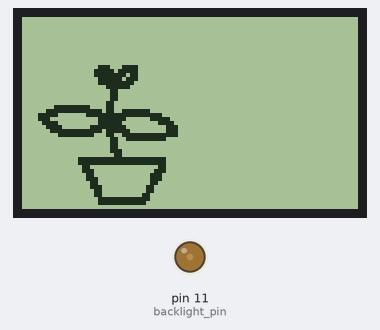
Bench run of a sketch on a simulated Arduino Uno, built with avr-gcc and run on an emulated ATmega328P. On the bench: 84×48 one-colour display, output pins drawn as LEDs (lit = HIGH).

Above: at 0.2 s.

The sketch:

nokialcd.ino
```cpp
#include "U8glib.h"

#define backlight_pin 11


U8GLIB_PCD8544 u8g(8, 4, 7, 5, 6);  // CLK=8, DIN=4, CE=7, DC=5, RST=6

const uint8_t L100C[] PROGMEM = {
0x00, 0x00, 0x00, 0x00, 0x00, 0x00, 0x00, 0x00, 0x00, 0x00, 0x00, 0x00, 0x00, 0x00, 0x00, 0x00,
0x00, 0x00, 0x00, 0x00, 0x00, 0x00, 0x00, 0x00, 0x00, 0x00, 0x00, 0x00, 0x00, 0x00, 0x00, 0x00,
0x07, 0xC0, 0x00, 0x00, 0x00, 0x00, 0x0F, 0xE0, 0x00, 0x00, 0x00, 0x00, 0x0C, 0xE3, 0xF0, 0x00,
0x00, 0x00, 0x0E, 0x7F, 0xF8, 0x00, 0x00, 0x00, 0x06, 0x3E, 0x38, 0x00, 0x00, 0x00, 0x07, 0x38,
0x30, 0x00, 0x00, 0x00, 0x03, 0xF9, 0xF0, 0x00, 0x00, 0x00, 0x1F, 0xFF, 0xE0, 0x00, 0x00, 0x00,
0x3F, 0xFF, 0xC0, 0x00, 0x00, 0x00, 0x70, 0xFC, 0xF0, 0x00, 0x00, 0x00, 0x61, 0xFC, 0x30, 0x00,
0x00, 0x00, 0x7F, 0x9C, 0x18, 0x00, 0x00, 0x00, 0x3F, 0x8F, 0x18, 0x00, 0x00, 0x00, 0x03, 0x8F,
0xF8, 0x00, 0x00, 0x00, 0x03, 0x19, 0xF8, 0x00, 0x00, 0x00, 0x03, 0x18, 0x00, 0x00, 0x00, 0x00,
0x03, 0xB8, 0x00, 0x00, 0x00, 0xFF, 0xC7, 0xF0, 0x00, 0x00, 0x03, 0xFF, 0xF6, 0xFF, 0x00, 0x00,
0x0F, 0x80, 0x7F, 0xFF, 0xE0, 0x00, 0x0E, 0x00, 0x1F, 0xC0, 0xF8, 0x00, 0x07, 0x80, 0x1F, 0x80,
0x3C, 0x00, 0x03, 0xC0, 0x7F, 0xC0, 0x0E, 0x00, 0x00, 0xFF, 0xF7, 0xE0, 0x0E, 0x00, 0x00, 0x7F,
0xC6, 0x7F, 0xFE, 0x00, 0x00, 0x00, 0x03, 0x1F, 0xF0, 0x00, 0x00, 0x00, 0x03, 0x00, 0x00, 0x00,
0x00, 0x00, 0x03, 0x00, 0x00, 0x00, 0x00, 0x00, 0x03, 0x80, 0x00, 0x00, 0x00, 0x00, 0x01, 0x80,
0x00, 0x00, 0x00, 0x03, 0xFF, 0xFF, 0xF0, 0x00, 0x00, 0x03, 0xFF, 0xFF, 0xF8, 0x00, 0x00, 0x01,
0x80, 0x00, 0x30, 0x00, 0x00, 0x01, 0xC0, 0x00, 0x70, 0x00, 0x00, 0x00, 0xC0, 0x00, 0xE0, 0x00,
0x00, 0x00, 0xE0, 0x00, 0xE0, 0x00, 0x00, 0x00, 0x60, 0x00, 0xC0, 0x00, 0x00, 0x00, 0x70, 0x01,
0x80, 0x00, 0x00, 0x00, 0x30, 0x01, 0x80, 0x00, 0x00, 0x00, 0x38, 0x03, 0x80, 0x00, 0x00, 0x00,
0x1F, 0xFF, 0x00, 0x00, 0x00, 0x00, 0x1F, 0xFF, 0x00, 0x00, 0x00, 0x00, 0x00, 0x00, 0x00, 0x00,
0x00, 0x00, 0x00, 0x00, 0x00, 0x00, 0x00, 0x00, 0x00, 0x00, 0x00, 0x00, 0x02, 0x03, 0x00, 0x03,
0x00, 0x00, 0x00, 0x00, 0x00, 0x00, 0x01, 0x02,
};

const uint8_t L0C[] PROGMEM = {
  0x00, 0x00, 0x00, 0x00, 0x00, 0x00, 0x00, 0x00, 0x00, 0x00, 0x00, 0x00, 0x00, 0x00, 0x00, 0x00,
0x00, 0x00, 0x00, 0x00, 0x00, 0x00, 0x00, 0x00, 0x00, 0x00, 0x00, 0x00, 0x00, 0x00, 0x00, 0x00,
0x00, 0x00, 0x00, 0x00, 0x00, 0x00, 0x00, 0x00, 0x00, 0x00, 0x00, 0x00, 0x00, 0x00, 0x00, 0x00,
0x00, 0x00, 0x00, 0x00, 0x00, 0x00, 0x00, 0x00, 0x00, 0x00, 0x00, 0x00, 0x00, 0x00, 0x00, 0x00,
0x00, 0x00, 0x00, 0x00, 0x00, 0x00, 0x00, 0x00, 0x00, 0x00, 0x00, 0x00, 0x00, 0x00, 0x00, 0x00,
0x00, 0x00, 0x00, 0x00, 0x00, 0x00, 0x00, 0x00, 0x00, 0x00, 0x00, 0x00, 0x00, 0x00, 0x00, 0x00,
0x00, 0x00, 0x00, 0x00, 0x00, 0x00, 0x00, 0x00, 0x00, 0x00, 0x00, 0x00, 0x00, 0x00, 0x00, 0x00,
0x00, 0x00, 0x00, 0x00, 0x00, 0x00, 0x00, 0x00, 0x00, 0x00, 0x00, 0x00, 0x00, 0x00, 0x00, 0x00,
0x00, 0x00, 0x00, 0x00, 0x00, 0x00, 0x00, 0x00, 0x00, 0x00, 0x00, 0x00, 0x00, 0x00, 0x00, 0x00,
0x00, 0x00, 0x00, 0x00, 0x00, 0x00, 0x00, 0x00, 0x00, 0x00, 0x00, 0x00, 0x00, 0x00, 0x00, 0x00,
0x00, 0x00, 0x00, 0x00, 0x00, 0x00, 0x00, 0x00, 0x00, 0x00, 0x00, 0x00, 0x00, 0x00, 0x00, 0x00,
0x00, 0x00, 0x00, 0x00, 0x00, 0x00, 0x00, 0x00, 0x00, 0x00, 0x00, 0x00, 0x00, 0x00, 0x00, 0x00,
0x00, 0x00, 0x00, 0x38, 0x00, 0x00, 0x00, 0x00, 0x03, 0xF8, 0x00, 0x00, 0x00, 0x00, 0x03, 0xF8,
0x00, 0x00, 0x00, 0x03, 0xFF, 0xFF, 0xF0, 0x00, 0x00, 0x03, 0xFF, 0xFF, 0xF0, 0x00, 0x00, 0x01,
0x80, 0x00, 0x70, 0x00, 0x00, 0x01, 0xC0, 0x00, 0x60, 0x00, 0x00, 0x00, 0xC0, 0x00, 0xE0, 0x00,
0x00, 0x00, 0xE0, 0x00, 0xC0, 0x00, 0x00, 0x00, 0x60, 0x01, 0xC0, 0x00, 0x00, 0x00, 0x70, 0x01,
0x80, 0x00, 0x00, 0x00, 0x30, 0x03, 0x80, 0x00, 0x00, 0x00, 0x38, 0x03, 0x00, 0x00, 0x00, 0x00,
0x1F, 0xFF, 0x00, 0x00, 0x00, 0x00, 0x1F, 0xFE, 0x00, 0x00, 0x00, 0x00, 0x00, 0x00, 0x00, 0x00,
0x00, 0x00, 0x00, 0x00, 0x00, 0x00, 0x00, 0x00, 0x00, 0x00, 0x00, 0x00, 0x02, 0x03, 0x00, 0x03,
0x00, 0x00, 0x00, 0x00, 0x00, 0x00, 0x01, 0x02,
};

const uint8_t L20C[] PROGMEM = {
0x00, 0x00, 0x00, 0x00, 0x00, 0x00, 0x00, 0x00, 0x00, 0x00, 0x00, 0x00, 0x00, 0x00, 0x00, 0x00,
0x00, 0x00, 0x00, 0x00, 0x00, 0x00, 0x00, 0x00, 0x00, 0x00, 0x00, 0x00, 0x00, 0x00, 0x00, 0x00,
0x00, 0x00, 0x00, 0x00, 0x00, 0x00, 0x00, 0x00, 0x00, 0x00, 0x00, 0x00, 0x00, 0x00, 0x00, 0x00,
0x00, 0x00, 0x00, 0x00, 0x00, 0x00, 0x00, 0x00, 0x00, 0x00, 0x00, 0x00, 0x00, 0x00, 0x00, 0x00,
0x00, 0x00, 0x00, 0x00, 0x00, 0x00, 0x00, 0x00, 0x00, 0x00, 0x00, 0x00, 0x00, 0x00, 0x00, 0x00,
0x00, 0x00, 0x00, 0x00, 0x00, 0x00, 0x00, 0x00, 0x00, 0x00, 0x00, 0x00, 0x00, 0x00, 0x00, 0x00,
0x00, 0x00, 0x00, 0x00, 0x00, 0x00, 0x00, 0x00, 0x00, 0x00, 0x00, 0x00, 0x00, 0x00, 0x00, 0x00,
0x00, 0x00, 0x00, 0x00, 0x00, 0x00, 0x00, 0x00, 0x00, 0x00, 0x00, 0x00, 0x00, 0x00, 0x00, 0x00,
0x00, 0x00, 0x00, 0x00, 0x00, 0x00, 0x00, 0x00, 0x00, 0x00, 0x00, 0x00, 0x07, 0x80, 0x00, 0x00,
0x00, 0x00, 0x0F, 0xC0, 0x00, 0x00, 0x00, 0x00, 0x0C, 0xC0, 0x00, 0x00, 0x00, 0x00, 0x06, 0x60,
0x00, 0x00, 0x00, 0x00, 0x07, 0xFC, 0x00, 0x00, 0x00, 0x00, 0x03, 0xFE, 0x00, 0x00, 0x00, 0x00,
0x01, 0xE7, 0x00, 0x00, 0x00, 0x00, 0x01, 0xFF, 0x00, 0x00, 0x00, 0x00, 0x01, 0xBE, 0x00, 0x00,
0x00, 0x00, 0x01, 0x80, 0x00, 0x00, 0x00, 0x00, 0x01, 0x80, 0x00, 0x00, 0x00, 0x00, 0x01, 0x80,
0x00, 0x00, 0x00, 0x03, 0xFF, 0xFF, 0xF0, 0x00, 0x00, 0x01, 0xFF, 0xFF, 0xF0, 0x00, 0x00, 0x01,
0x80, 0x00, 0x70, 0x00, 0x00, 0x01, 0xC0, 0x00, 0x60, 0x00, 0x00, 0x00, 0xC0, 0x00, 0xE0, 0x00,
0x00, 0x00, 0xE0, 0x00, 0xC0, 0x00, 0x00, 0x00, 0x60, 0x01, 0xC0, 0x00, 0x00, 0x00, 0x30, 0x01,
0x80, 0x00, 0x00, 0x00, 0x30, 0x03, 0x80, 0x00, 0x00, 0x00, 0x38, 0x03, 0x00, 0x00, 0x00, 0x00,
0x1F, 0xFF, 0x00, 0x00, 0x00, 0x00, 0x1F, 0xFE, 0x00, 0x00, 0x00, 0x00, 0x00, 0x00, 0x00, 0x00,
0x00, 0x00, 0x00, 0x00, 0x00, 0x00, 0x00, 0x00, 0x00, 0x00, 0x00, 0x00, 0x28, 0x2B, 0x4F, 0x67,
0x42, 0x38, 0x7B, 0xEA, 0x86, 0xB2, 0x28, 0xC7,
};

const uint8_t L40C[] PROGMEM = {
0x00, 0x00, 0x00, 0x00, 0x00, 0x00, 0x00, 0x00, 0x00, 0x00, 0x00, 0x00, 0x00, 0x00, 0x00, 0x00,
0x00, 0x00, 0x00, 0x00, 0x00, 0x00, 0x00, 0x00, 0x00, 0x00, 0x00, 0x00, 0x00, 0x00, 0x00, 0x00,
0x00, 0x00, 0x00, 0x00, 0x00, 0x00, 0x00, 0x00, 0x00, 0x00, 0x00, 0x00, 0x00, 0x00, 0x00, 0x00,
0x00, 0x00, 0x00, 0x00, 0x00, 0x00, 0x00, 0x00, 0x00, 0x00, 0x00, 0x00, 0x00, 0x00, 0x00, 0x00,
0x00, 0x00, 0x00, 0x00, 0x00, 0x00, 0x00, 0x00, 0x00, 0x00, 0x00, 0x00, 0x00, 0x00, 0x00, 0x00,
0x00, 0x00, 0x00, 0x00, 0x00, 0x00, 0x00, 0x00, 0x00, 0x00, 0x00, 0x00, 0x00, 0x00, 0x00, 0x00,
0x00, 0x00, 0x00, 0x00, 0x00, 0x00, 0x00, 0x00, 0x00, 0x00, 0x00, 0x00, 0x00, 0x0C, 0x00, 0x00,
0x00, 0x00, 0x00, 0x1F, 0x80, 0x00, 0x00, 0x00, 0x00, 0x0F, 0xE0, 0x00, 0x00, 0x00, 0x00, 0x0E,
0xF8, 0x00, 0x00, 0x00, 0x00, 0x07, 0x3C, 0x00, 0x00, 0x00, 0x00, 0x03, 0x1E, 0x18, 0x00, 0x00,
0x00, 0x03, 0x86, 0x38, 0x00, 0x00, 0x00, 0x01, 0xE7, 0x70, 0x00, 0x00, 0x00, 0x00, 0xFB, 0xE3,
0x00, 0x00, 0x00, 0x00, 0x3F, 0xFF, 0xF8, 0x00, 0x00, 0x00, 0x0F, 0xFE, 0xFE, 0x00, 0x00, 0x00,
0x03, 0xF8, 0x0F, 0x80, 0x00, 0x00, 0x01, 0xFF, 0xFF, 0xC0, 0x00, 0x00, 0x01, 0x8F, 0xFF, 0x80,
0x00, 0x00, 0x01, 0x80, 0x00, 0x00, 0x00, 0x00, 0x01, 0x80, 0x00, 0x00, 0x00, 0x00, 0x01, 0x80,
0x00, 0x00, 0x00, 0x03, 0xFF, 0xFF, 0xF0, 0x00, 0x00, 0x03, 0xFF, 0xFF, 0xF0, 0x00, 0x00, 0x01,
0x80, 0x00, 0x30, 0x00, 0x00, 0x01, 0x80, 0x00, 0x60, 0x00, 0x00, 0x00, 0xC0, 0x00, 0xE0, 0x00,
0x00, 0x00, 0xC0, 0x00, 0xC0, 0x00, 0x00, 0x00, 0xE0, 0x01, 0xC0, 0x00, 0x00, 0x00, 0x60, 0x01,
0x80, 0x00, 0x00, 0x00, 0x30, 0x01, 0x80, 0x00, 0x00, 0x00, 0x30, 0x03, 0x00, 0x00, 0x00, 0x00,
0x3F, 0xFF, 0x00, 0x00, 0x00, 0x00, 0x1F, 0xFE, 0x00, 0x00, 0x00, 0x00, 0x00, 0x00, 0x00, 0x00,
0x00, 0x00, 0x00, 0x00, 0x00, 0x00, 0x00, 0x00, 0x00, 0x00, 0x00, 0x00, 0x3C, 0x05, 0x3D, 0x5B,
0xEC, 0x12, 0xC8, 0x47, 0x80, 0xFB, 0x2B, 0x4A,
};

const uint8_t L50C[] PROGMEM = {
00, 0x00, 0x00, 0x00, 0x00, 0x00, 0x00, 0x00, 0x00, 0x00, 0x00, 0x00, 0x00, 0x00, 0x00, 0x00,
0x00, 0x00, 0x00, 0x00, 0x00, 0x00, 0x00, 0x00, 0x00, 0x00, 0x00, 0x00, 0x00, 0x00, 0x00, 0x00,
0x00, 0x00, 0x00, 0x00, 0x00, 0x00, 0x00, 0x00, 0x00, 0x00, 0x00, 0x00, 0x00, 0x00, 0x00, 0x00,
0x00, 0x00, 0x00, 0x00, 0x00, 0x00, 0x00, 0x00, 0x00, 0x00, 0x00, 0x00, 0x00, 0x00, 0x00, 0x00,
0x00, 0x00, 0x00, 0x00, 0x00, 0x00, 0x00, 0x00, 0x00, 0x00, 0x00, 0x00, 0x00, 0x00, 0x00, 0x00,
0x00, 0x00, 0x00, 0x00, 0x00, 0x00, 0x00, 0x00, 0x00, 0x00, 0x00, 0x00, 0x00, 0x00, 0x00, 0x00,
0x00, 0x00, 0x00, 0x00, 0x00, 0x00, 0x00, 0x00, 0x00, 0x00, 0x00, 0x00, 0x00, 0x00, 0x00, 0x00,
0x00, 0x00, 0x00, 0x00, 0x00, 0x00, 0x00, 0x00, 0x00, 0x00, 0x00, 0x00, 0x00, 0x00, 0x00, 0x00,
0x00, 0x00, 0x00, 0x00, 0x00, 0x00, 0x00, 0x00, 0x00, 0x00, 0x00, 0x00, 0x00, 0x00, 0x00, 0x00,
0x00, 0x00, 0x00, 0x00, 0x00, 0x00, 0x00, 0x00, 0x00, 0x00, 0x00, 0x00, 0x00, 0x00, 0x00, 0x3F,
0x80, 0x00, 0x00, 0x00, 0x00, 0x7F, 0xE0, 0x00, 0x00, 0x00, 0x07, 0xF0, 0xF0, 0x00, 0x00, 0x00,
0x1F, 0xFE, 0x38, 0x00, 0x00, 0x00, 0x1F, 0xEF, 0x18, 0x00, 0x00, 0x00, 0x3B, 0xE3, 0x98, 0x00,
0x00, 0x00, 0x37, 0xF1, 0xC0, 0x00, 0x00, 0x00, 0x7F, 0xB8, 0xC0, 0x00, 0x00, 0x00, 0x7D, 0x9E,
0xE0, 0x00, 0x00, 0x03, 0xFF, 0xFF, 0xF8, 0x00, 0x00, 0x01, 0xFF, 0xFF, 0xF8, 0x00, 0x00, 0x01,
0x80, 0x00, 0x30, 0x00, 0x00, 0x01, 0xC0, 0x00, 0x70, 0x00, 0x00, 0x00, 0xC0, 0x00, 0x60, 0x00,
0x00, 0x00, 0xE0, 0x00, 0xE0, 0x00, 0x00, 0x00, 0x60, 0x00, 0xC0, 0x00, 0x00, 0x00, 0x70, 0x01,
0xC0, 0x00, 0x00, 0x00, 0x30, 0x01, 0x80, 0x00, 0x00, 0x00, 0x38, 0x03, 0x80, 0x00, 0x00, 0x00,
0x1F, 0xFF, 0x00, 0x00, 0x00, 0x00, 0x1F, 0xFF, 0x00, 0x00, 0x00, 0x00, 0x00, 0x00, 0x00, 0x00,
0x00, 0x00, 0x00, 0x00, 0x00, 0x00, 0x00, 0x00, 0x00, 0x00, 0x00, 0x00, 0x18, 0xFF, 0x00, 0x8C,
0xCF, 0x0E, 0xB8, 0xB1, 0xE2, 0xEF, 0xD9, 0xDB,
};

const uint8_t L60C[] PROGMEM = {
0x00, 0x00, 0x00, 0x00, 0x00, 0x00, 0x00, 0x00, 0x00, 0x00, 0x00, 0x00, 0x00, 0x00, 0x00, 0x00,
0x00, 0x00, 0x00, 0x00, 0x00, 0x00, 0x00, 0x00, 0x00, 0x00, 0x00, 0x00, 0x00, 0x00, 0x00, 0x00,
0x00, 0x00, 0x00, 0x00, 0x00, 0x00, 0x00, 0x00, 0x00, 0x00, 0x00, 0x00, 0x00, 0x00, 0x00, 0x00,
0x00, 0x00, 0x00, 0x00, 0x00, 0x00, 0x00, 0x00, 0x00, 0x00, 0x00, 0x00, 0x00, 0x00, 0x00, 0x00,
0x00, 0x00, 0x00, 0x00, 0x00, 0x00, 0x00, 0x00, 0x00, 0x00, 0x1C, 0x00, 0x00, 0x00, 0x00, 0x00,
0x1E, 0x00, 0x00, 0x00, 0x00, 0x00, 0x1F, 0x00, 0x00, 0x00, 0x00, 0x00, 0x1F, 0x80, 0x00, 0x00,
0x00, 0x00, 0x0F, 0x80, 0x00, 0x00, 0x00, 0x00, 0x07, 0x80, 0x00, 0x00, 0x00, 0x00, 0x03, 0x00,
0x00, 0x00, 0x00, 0x00, 0x03, 0x00, 0x00, 0x00, 0x00, 0x00, 0x03, 0x00, 0x00, 0x00, 0x00, 0x00,
0x03, 0x00, 0x00, 0x00, 0x00, 0xFF, 0xC6, 0x00, 0x00, 0x00, 0x03, 0xFF, 0xF6, 0x7F, 0x80, 0x00,
0x0F, 0x80, 0x7F, 0xFF, 0xE0, 0x00, 0x0E, 0x00, 0x1F, 0x80, 0xF8, 0x00, 0x07, 0x80, 0x1F, 0x80,
0x3C, 0x00, 0x03, 0xC0, 0x7F, 0xC0, 0x0E, 0x00, 0x00, 0xFF, 0xF6, 0xF0, 0x0E, 0x00, 0x00, 0x3F,
0xC3, 0x7F, 0xFE, 0x00, 0x00, 0x00, 0x03, 0x1F, 0xF0, 0x00, 0x00, 0x00, 0x03, 0x00, 0x00, 0x00,
0x00, 0x00, 0x03, 0x00, 0x00, 0x00, 0x00, 0x00, 0x03, 0x80, 0x00, 0x00, 0x00, 0x00, 0x01, 0x80,
0x00, 0x00, 0x00, 0x03, 0xFF, 0xFF, 0xF8, 0x00, 0x00, 0x03, 0xFF, 0xFF, 0xF8, 0x00, 0x00, 0x01,
0x80, 0x00, 0x30, 0x00, 0x00, 0x01, 0xC0, 0x00, 0x70, 0x00, 0x00, 0x00, 0xC0, 0x00, 0x60, 0x00,
0x00, 0x00, 0xE0, 0x00, 0xE0, 0x00, 0x00, 0x00, 0x60, 0x00, 0xC0, 0x00, 0x00, 0x00, 0x70, 0x01,
0xC0, 0x00, 0x00, 0x00, 0x30, 0x01, 0x80, 0x00, 0x00, 0x00, 0x38, 0x03, 0x80, 0x00, 0x00, 0x00,
0x1F, 0xFF, 0x00, 0x00, 0x00, 0x00, 0x1F, 0xFF, 0x00, 0x00, 0x00, 0x00, 0x00, 0x00, 0x00, 0x00,
0x00, 0x00, 0x00, 0x00, 0x00, 0x00, 0x00, 0x00, 0x00, 0x00, 0x00, 0x00, 0x1B, 0xA5, 0xA4, 0x4F,
0x74, 0x15, 0xBF, 0xBC, 0x9A, 0x3F, 0x0F, 0x55,
};

const uint8_t L80C[] PROGMEM = {
0x00, 0x00, 0x00, 0x00, 0x00, 0x00, 0x00, 0x00, 0x00, 0x00, 0x00, 0x00, 0x00, 0x00, 0x00, 0x00,
0x00, 0x00, 0x00, 0x00, 0x00, 0x00, 0x00, 0x00, 0x00, 0x00, 0x00, 0x00, 0x00, 0x00, 0x00, 0x00,
0x00, 0x00, 0x00, 0x00, 0x00, 0x00, 0x00, 0x00, 0x00, 0x00, 0x00, 0x00, 0x00, 0x00, 0x00, 0x00,
0x00, 0x00, 0x00, 0x00, 0x00, 0x00, 0x00, 0x00, 0x00, 0x00, 0x00, 0x00, 0x00, 0x00, 0x00, 0x00,
0x00, 0x00, 0x00, 0x00, 0x00, 0x00, 0x00, 0x00, 0x00, 0x00, 0x1C, 0x78, 0x00, 0x00, 0x00, 0x00,
0x3E, 0xF8, 0x00, 0x00, 0x00, 0x00, 0x3F, 0xD8, 0x00, 0x00, 0x00, 0x00, 0x1F, 0xB8, 0x00, 0x00,
0x00, 0x00, 0x1F, 0xF0, 0x00, 0x00, 0x00, 0x00, 0x07, 0xE0, 0x00, 0x00, 0x00, 0x00, 0x03, 0x00,
0x00, 0x00, 0x00, 0x00, 0x03, 0x00, 0x00, 0x00, 0x00, 0x00, 0x03, 0x00, 0x00, 0x00, 0x00, 0x00,
0x06, 0x00, 0x00, 0x00, 0x00, 0xFF, 0x86, 0x00, 0x00, 0x00, 0x03, 0xFF, 0xF6, 0x7F, 0x00, 0x00,
0x0F, 0x80, 0xFF, 0xFF, 0xE0, 0x00, 0x0E, 0x00, 0x1F, 0xC0, 0xF8, 0x00, 0x07, 0x80, 0x1F, 0x80,
0x3C, 0x00, 0x03, 0xC0, 0x7F, 0xC0, 0x0E, 0x00, 0x01, 0xFF, 0xF7, 0xE0, 0x0E, 0x00, 0x00, 0x7F,
0xC6, 0x7F, 0xFE, 0x00, 0x00, 0x00, 0x03, 0x3F, 0xF0, 0x00, 0x00, 0x00, 0x03, 0x00, 0x00, 0x00,
0x00, 0x00, 0x03, 0x00, 0x00, 0x00, 0x00, 0x00, 0x03, 0x80, 0x00, 0x00, 0x00, 0x00, 0x01, 0x80,
0x00, 0x00, 0x00, 0x03, 0xFF, 0xFF, 0xF0, 0x00, 0x00, 0x03, 0xFF, 0xFF, 0xF0, 0x00, 0x00, 0x01,
0x80, 0x00, 0x30, 0x00, 0x00, 0x01, 0xC0, 0x00, 0x70, 0x00, 0x00, 0x00, 0xC0, 0x00, 0xE0, 0x00,
0x00, 0x00, 0xE0, 0x00, 0xE0, 0x00, 0x00, 0x00, 0x60, 0x00, 0xC0, 0x00, 0x00, 0x00, 0x70, 0x01,
0x80, 0x00, 0x00, 0x00, 0x30, 0x01, 0x80, 0x00, 0x00, 0x00, 0x30, 0x03, 0x00, 0x00, 0x00, 0x00,
0x1F, 0xFF, 0x00, 0x00, 0x00, 0x00, 0x1F, 0xFE, 0x00, 0x00, 0x00, 0x00, 0x00, 0x00, 0x00, 0x00,
0x00, 0x00, 0x00, 0x00, 0x00, 0x00, 0x00, 0x00, 0x00, 0x00, 0x00, 0x00, 0x1F, 0x8F, 0xD3, 0x97,
0x48, 0x80, 0xE6, 0xE6, 0xC0, 0x5E, 0xCF, 0xF3,
};

const uint8_t FAILC[] PROGMEM = {
0x00, 0x00, 0x00, 0x00, 0x00, 0x00, 0x00, 0x00, 0x00, 0x00, 0x00, 0x00, 0x00, 0x00, 0x00, 0x00,
0x00, 0x00, 0x00, 0x00, 0x00, 0x00, 0x00, 0x00, 0x00, 0x00, 0x00, 0x00, 0x00, 0x00, 0x00, 0x00,
0x00, 0x00, 0x00, 0x00, 0x00, 0x00, 0x00, 0x00, 0x00, 0x00, 0x00, 0x00, 0x00, 0x00, 0x00, 0x00,
0x00, 0x00, 0x00, 0x00, 0x00, 0x00, 0x00, 0x00, 0x00, 0x00, 0x00, 0x00, 0x00, 0x00, 0x00, 0x00,
0x00, 0x00, 0x00, 0x00, 0x00, 0x00, 0x00, 0x00, 0x00, 0x00, 0x00, 0x00, 0x00, 0x00, 0x00, 0x00,
0x00, 0x00, 0x00, 0x00, 0x00, 0x00, 0x00, 0x00, 0x00, 0x00, 0x00, 0x00, 0x00, 0x00, 0x00, 0x00,
0x00, 0x00, 0x00, 0x00, 0x00, 0x00, 0x00, 0x00, 0x00, 0x00, 0x00, 0x00, 0x00, 0x00, 0x00, 0x00,
0x00, 0x00, 0x00, 0x00, 0x00, 0x00, 0x00, 0x00, 0x00, 0x00, 0x00, 0x00, 0x00, 0x00, 0x00, 0x00,
0x00, 0x00, 0x00, 0x00, 0x00, 0x00, 0x00, 0x00, 0x00, 0x00, 0x00, 0x00, 0x00, 0x00, 0x00, 0x00,
0x00, 0x00, 0x00, 0x00, 0x00, 0x00, 0x00, 0x00, 0x00, 0x00, 0x00, 0x00, 0x00, 0x00, 0x00, 0x00,
0x00, 0x00, 0x00, 0x00, 0x00, 0x00, 0x00, 0x00, 0x00, 0x00, 0x03, 0xE0, 0x00, 0x00, 0x00, 0x00,
0x07, 0xF8, 0x00, 0x00, 0x00, 0x00, 0x0F, 0xFC, 0x00, 0x00, 0x00, 0x00, 0x0F, 0xFE, 0x00, 0x00,
0x00, 0x00, 0x0F, 0xDF, 0x00, 0x00, 0x00, 0x00, 0x0F, 0xCF, 0x00, 0x00, 0x00, 0x01, 0xFF, 0xFF,
0xF0, 0x00, 0x00, 0x03, 0xFF, 0xFF, 0xF0, 0x00, 0x00, 0x01, 0x8E, 0x0F, 0xB0, 0x00, 0x00, 0x01,
0xDE, 0x0D, 0xE0, 0x00, 0x00, 0x00, 0xFE, 0x0C, 0xF0, 0x00, 0x00, 0x00, 0xFE, 0x0E, 0x78, 0x00,
0x00, 0x00, 0xFC, 0x07, 0x38, 0x00, 0x00, 0x00, 0xF8, 0x03, 0x8C, 0x00, 0x00, 0x01, 0xF0, 0x03,
0xCC, 0x00, 0x00, 0x01, 0xF8, 0x03, 0xDC, 0x00, 0x00, 0x01, 0xFF, 0xFF, 0xF8, 0x00, 0x00, 0x01,
0xFF, 0xFE, 0xF0, 0x00, 0x00, 0x00, 0xE0, 0x00, 0xE0, 0x00, 0x00, 0x00, 0x00, 0x00, 0xC0, 0x00,
0x00, 0x00, 0x00, 0x00, 0x00, 0x00, 0x16, 0xDE, 0x11, 0x34, 0x86, 0x77, 0x8E, 0x6D, 0x85, 0x9C,
0x5F, 0x9E,
};

void draw(void) {
  u8g.drawBitmapP( 0, 0, 6, 54, L80C);  // put bitmap
  u8g.setFont(u8g_font_profont11);  // select font
}

void setup(void) {
  analogWrite(backlight_pin, 50);  /* Set the Backlight intensity */
}

void loop(void) {
//  DHT.read11(dht_apin);  // Read apin on DHT11

  u8g.firstPage();
  do {
    draw();
  } while( u8g.nextPage() );

  delay(5000);  // Delay of 5sec before accessing DHT11 (min - 2sec)
}
```
